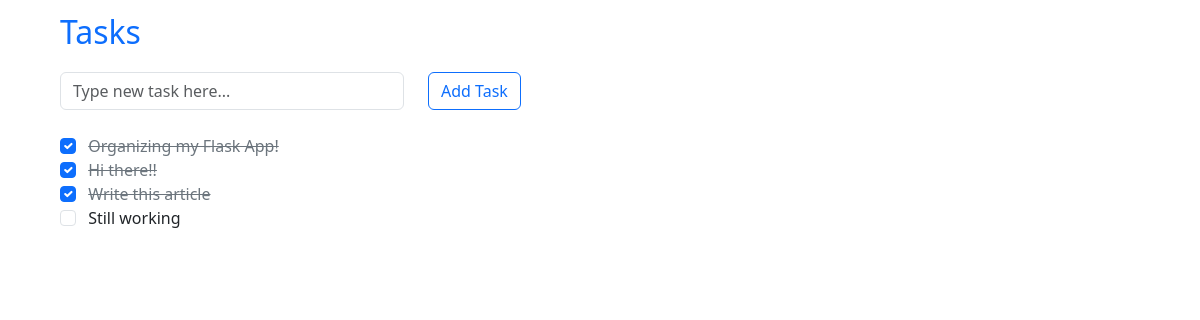
/tasks, run on an earlier commit of the app's database.
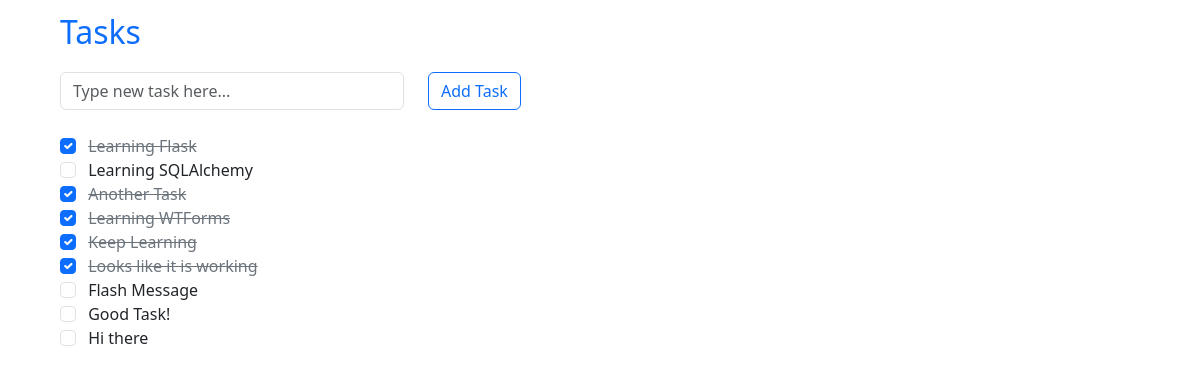
And on a later commit of the database.
### app.py (models this page shows, shortened)
class Task(db.Model):
    __tablename__ = 'tasks'
    id = db.Column(db.Integer, primary_key=True, autoincrement=True)
    name = db.Column(db.String, nullable=False)
    status = db.Column(db.Boolean)
    due_date = db.Column(db.DateTime)

### app.py (the view, shortened to what this page needs)
@app.route('/tasks', methods=['GET', 'POST'])
def tasks():
    my_tasks = db.session.query(Task).all()
    form = NewTask()
    if request.method == 'POST':
        changed_task_ids = request.form.getlist("t_status")
        for task in my_tasks:
            task.status = str(task.id) in changed_task_ids
        db.session.commit()
    return render_template('tasks.html', my_tasks = my_tasks, form=form)

### app.py
class NewTask(FlaskForm):
    name = StringField(label="New Task", validators=[InputRequired(), Length(min=5, max=40)])
    add = SubmitField(label="Add Task")
    status = SubmitField(label="Status Change")

### templates/tasks.html (shortened to what this page needs)
<!DOCTYPE html>
<html>
<head>
    <link href="https://cdn.jsdelivr.net/npm/bootstrap@5.3.2/dist/css/bootstrap.min.css" rel="stylesheet"
>
</head>
<body class="mt-2 text-start mx-5">
    <div class="container-sm">
        <p class="fs-2 text-primary">Tasks</p>
        <form method="POST" class="mb-3">
            <div class="row mb-4">
                <div class="col-4">
                    {{ form.name(class="form-control", placeholder="Type new task here...") }}
                </div>
                <div class="col">
                    {{ form.add(class="btn btn-outline-primary") }}
                </div>
            </div>
            {% for task in my_tasks %}
            <div>
                <input class="form-check-input" onclick=form.submit() value="{{task.id}}" type="checkbox"
                    id="task_{{ task.id }}" name="t_status" {% if task.status==true %} checked {% endif %}>
                <label
                    class="mx-2 fs-6 {% if task.status==true %} text-secondary text-decoration-line-through {% endif %}"
                    for="task_{{ task.id }}">
                    <a href='{{ url_for("update_task", task_id=task.id) }}'
                        style="text-decoration: none; color: inherit;">
                        {{ task.name }}
                    </a>
                </label>
            </div>
            {% endfor %}
        </form>
    </div>
</body>

What changed in the data, as far as the page shows it:
removed Task: status "☑", name "Organizing my Flask App!"
removed Task: status "☑", name "Hi there!!"
removed Task: status "☑", name "Write this article"
removed Task: name "Still working"
added Task: status "☑", name "Learning Flask"
added Task: name "Learning SQLAlchemy"
added Task: status "☑", name "Another Task"
added Task: status "☑", name "Learning WTForms"
added Task: status "☑", name "Keep Learning"
added Task: status "☑", name "Looks like it is working"
added Task: name "Flash Message"
added Task: name "Good Task!"
added Task: name "Hi there"
